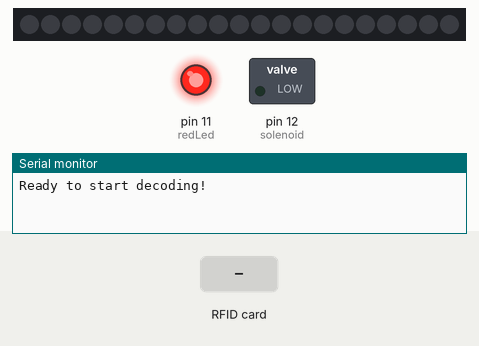
This sketch was run on a simulated Arduino Mega 2560, built with avr-gcc and run on an emulated ATmega2560. Parts: 21 RGB LEDs in strip order, left to right, switched loads named in the sketch (green lamp = pin HIGH), output pins drawn as LEDs (lit = HIGH), the last lines printed to the serial monitor. The test bench sets the inputs (shaded band). Pins used as bus, display or sensor lines are not drawn.

Above: at 1.2 s.
1.3 s: RFID card DE AD BE EF held to the reader
At 1.45 s:
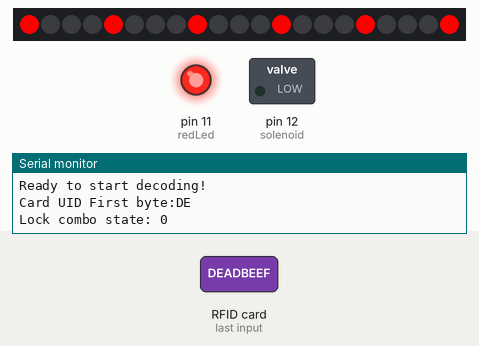
4.3 s: RFID card 5E 7A 19 C4 held to the reader
Timing chart, 0 to 7.3 s (numbered marks = the images above; inputs shaded):
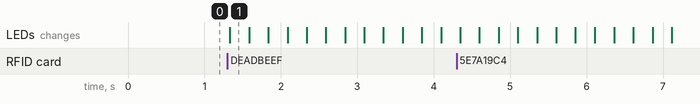

The sketch:

Rubiks_Puzzle.ino
```cpp
#include <SPI.h>
#include <MFRC522.h>
#include <Adafruit_NeoPixel.h>

#define PIN    7
#define N_LEDS 21
int ledPin = 5;
int facePixel[] = {20, 16, 12, 8, 4, 0};

Adafruit_NeoPixel strip = Adafruit_NeoPixel(N_LEDS, PIN, NEO_GRB + NEO_KHZ800);

#define RST_PIN   5     // Configurable, see typical pin layout above
#define SS_PIN    53   // Configurable, see typical pin layout above

MFRC522 mfrc522(SS_PIN, RST_PIN);   // Create MFRC522 instance

/* Set your new UID here! */
#define  NEW_UID {0xDE, 0xAD, 0xBE, 0xEF}

// RFID first bytes for each side
#define  MASTER 0x2C
#define  RED 0x66
#define  ORANGE 0xE6
#define  YELLOW 0x16
#define  WHITE 0x36
#define  BLUE 0xB6
#define  GREEN 0x06
#define UNLOCKED 0b111111
#define CODE_LENGTH 6
static byte colorCodes[6] = {RED, ORANGE, YELLOW, GREEN, BLUE, WHITE};
uint32_t colors[6];

static byte code[CODE_LENGTH] = {RED, RED, YELLOW, BLUE, YELLOW, GREEN};
int pins[CODE_LENGTH] = {0b100000, 0b010000, 0b001000, 0b000100, 0b000010, 0b000001};
int currentAttempt = 0;
int combo = 0b000000;

MFRC522::MIFARE_Key key;

int solenoid = 12;
int redLed = 11;

void setup() {

  // initialize the digital pin as an output.
  pinMode(solenoid, OUTPUT);
  //pinMode(greenLed, OUTPUT);
  pinMode(redLed, OUTPUT);
  digitalWrite(redLed, HIGH);
  strip.begin();
  reset();

  colors[0] = strip.Color(255, 0, 0); // Red
  colors[1] = strip.Color(255, 100, 0); // orange
  colors[2] = strip.Color(127, 127, 0); // yellow
  colors[3] = strip.Color(0, 255, 0); // green
  colors[4] = strip.Color(0, 0, 255); // blue
  colors[5] = strip.Color(127, 127, 127); // white

  Serial.begin(9600);  // Initialize serial communications with the PC
  while (!Serial);     // Do nothing if no serial port is opened (added for Arduinos based on ATMEGA32U4)
  SPI.begin();         // Init SPI bus
  mfrc522.PCD_Init();  // Init MFRC522 card
  Serial.println(F("Ready to start decoding!"));

  // Prepare key - all keys are set to FFFFFFFFFFFFh at chip delivery from the factory.
  for (byte i = 0; i < 6; i++) {
    key.keyByte[i] = 0xFF;
  }
}

// But of course this is a more proper approach
void loop() {

  // Look for new cards, and select one if present
  if ( ! mfrc522.PICC_IsNewCardPresent() || ! mfrc522.PICC_ReadCardSerial() ) {
    delay(50);
    return;
  }

  // Now a card is selected. The UID and SAK is in mfrc522.uid.
  int scannedColor = mfrc522.uid.uidByte[0];

  // Dump UID
  Serial.print(F("Card UID First byte:"));
  Serial.println(scannedColor, HEX);

  if (currentAttempt >= CODE_LENGTH){
    Serial.print("Passed max CODE_LENGTH: ");
    Serial.println(currentAttempt);
    reset();
    return;
  }

  if (scannedColor == code[currentAttempt]) {
    combo = combo | pins[currentAttempt];
  }
  Serial.print("Lock combo state: ");
  Serial.println(combo, BIN);

  if (scannedColor == MASTER) {
    Serial.println("Found master! Unlocking.");
    unlock();
    reset();
    return;
  }

  bool validColor = false;
  for (int i = 0; i < CODE_LENGTH; i++)
  {
    if (scannedColor == colorCodes[i]) {
      Serial.print("Found color: ");
      Serial.println(i);
      strip.setPixelColor(facePixel[currentAttempt], colors[i]);
      strip.show();
      validColor = true;
      break;
    }
  }
  if (!validColor) {
    lock();
    reset();
    return;
  }

  currentAttempt++;

  // Check if we've solved it
  if (currentAttempt == CODE_LENGTH) {
    if (combo == UNLOCKED) {
      Serial.println("Correct code entered. Unlocking.");
      unlock();
      //digitalWrite(greenLed, HIGH);   // turn the LED on (HIGH is the voltage level)
      //digitalWrite(solenoid, HIGH);   // turn the LED on (HIGH is the voltage level)
    } else {
      Serial.println("Incorrect code entered. Locking.");
      lock();
      reset();
      //digitalWrite(redLed, HIGH);   // turn the LED on (HIGH is the voltage level)
    }
    //reset();
  } else {
    delay(1000);
  }
}

static void lock() {
  int waitTime = 250;
  digitalWrite(solenoid, LOW);   // close lock
  for (int i = 0; i < 10; i++)
  {
     for (int j = 0; j < CODE_LENGTH; j++)
     {
       strip.setPixelColor(facePixel[j], colors[0]); // Turn all red
     }
     strip.show();
     delay(waitTime);
     for (int j = 0; j < CODE_LENGTH; j++)
     {
       strip.setPixelColor(facePixel[j], 0); // Turn all green
     }
     strip.show();
     delay(waitTime);
  }
}


static void unlock() {
  int waitTime = 1000;
  //delay(250);
  digitalWrite(solenoid, HIGH);   // open lock
  //delay(waitTime);
  for (int i = 0; i < 20; i++)
  {
     for (int j = 0; j < CODE_LENGTH; j++)
     {
       strip.setPixelColor(facePixel[j], colors[3]); // Turn all green
     }
     strip.show();

     delay(waitTime);
     waitTime = waitTime - 50;
     for (int j = 0; j < CODE_LENGTH; j++)
     {
       strip.setPixelColor(facePixel[j], 0); // Turn all green
     }
     strip.show();
     delay(waitTime);
  }
  digitalWrite(solenoid, LOW);   // close lock
}

static void reset() {
  combo = 0;
  currentAttempt = 0;
  for(uint16_t i=0; i<strip.numPixels(); i++) {
      strip.setPixelColor(i, 0); // Erase pixel
  }
  strip.show();

  digitalWrite(solenoid, LOW);    // Close lock
  //digitalWrite(redLed, LOW);   // turn the LED on (HIGH is the voltage level)
  //digitalWrite(greenLed, LOW);   // turn the LED on (HIGH is the voltage level)

}
```

Measured:
- after the input at 1.3 s, the LEDs: change at once (image 1)
